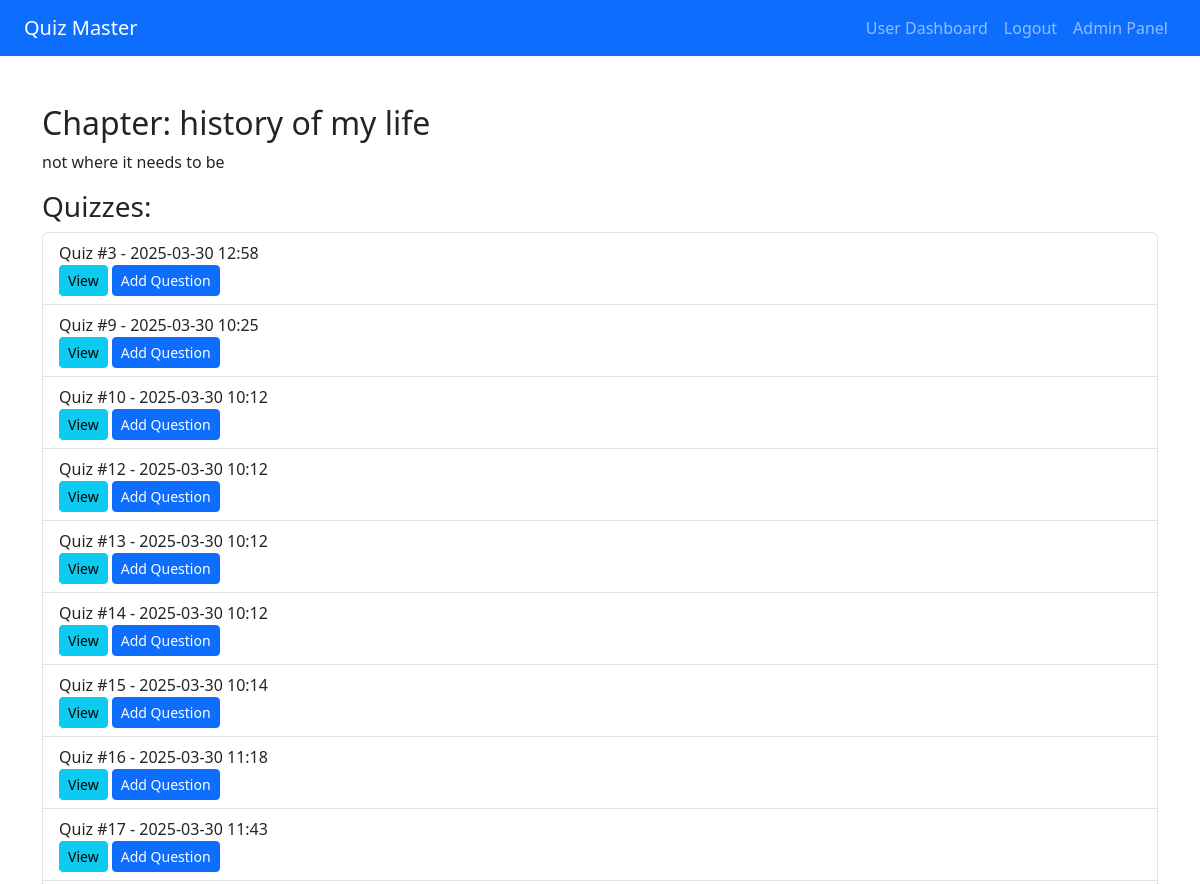
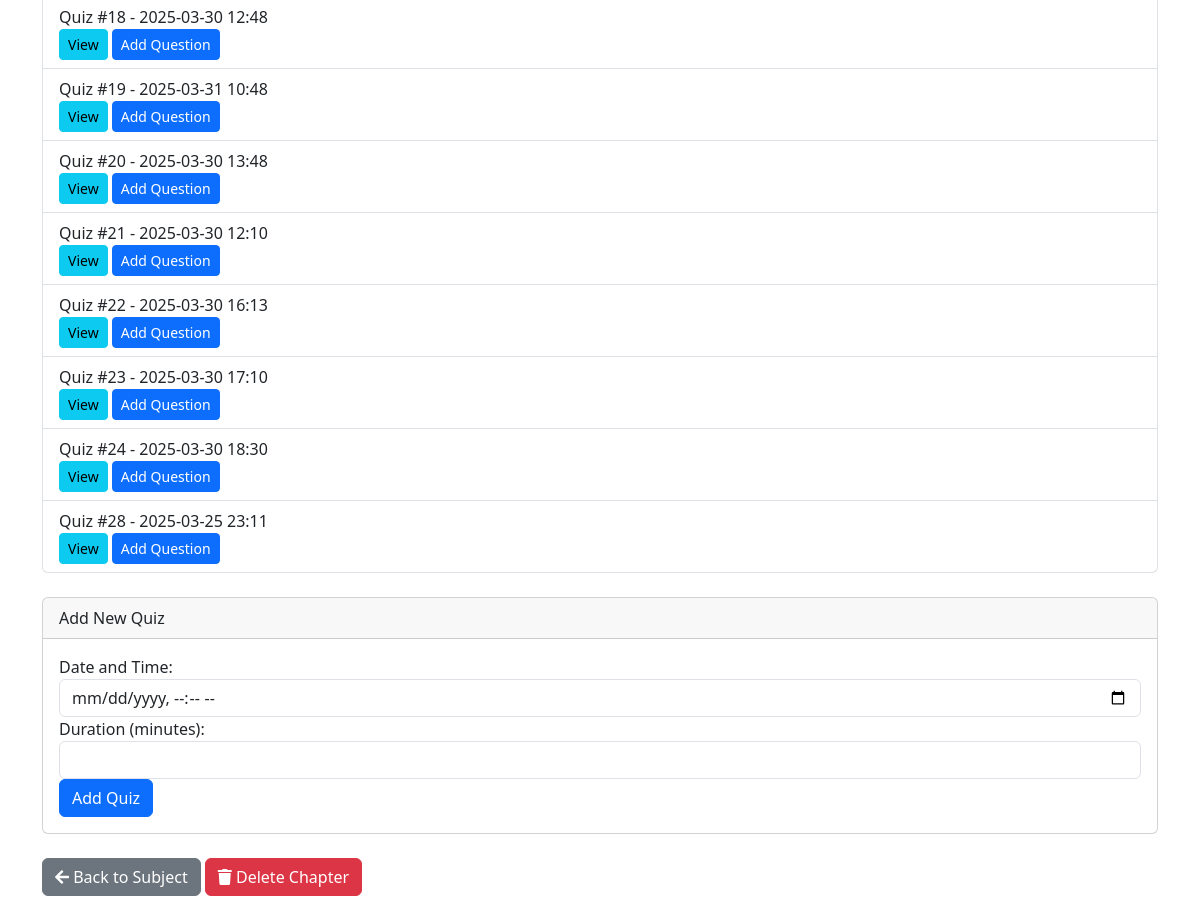
/view_chapter/4 (signed in), run on the app's committed database (2 pictures, top to bottom).
### models/models.py (models this page shows, shortened)
class Chapter(db.Model):
    id = db.Column(db.Integer, primary_key=True)
    subject_id = db.Column(db.Integer, db.ForeignKey('subject.id'))
    name = db.Column(db.String(100), nullable=False)
    description = db.Column(db.String(255))

class Quiz(db.Model):
    __tablename__ = 'quiz'
    id = db.Column(db.Integer, primary_key=True)
    date_of_quiz = db.Column(db.DateTime, nullable=False)
    duration = db.Column(db.Integer, nullable=False)
    chapter_id = db.Column(db.Integer, db.ForeignKey('chapter.id'), nullable=False)
    chapter = db.relationship('Chapter', backref=db.backref('quizzes', lazy=True))
    questions = db.relationship('Question', backref='quiz', lazy=True)

### controllers/admin.py (the view, shortened to what this page needs)
@admin_bp.route('/view_chapter/<int:id>', methods=['GET', 'POST'])
@login_required
def view_chapter(id):
    chapter = Chapter.query.get_or_404(id)
    quizzes = Quiz.query.filter_by(chapter_id=chapter.id).all()
    return render_template('view_chapter.html', chapter=chapter, quizzes=quizzes)

### templates/view_chapter.html
{% extends 'base.html' %}
{% block content %}
    <h2>Chapter: {{ chapter.name }}</h2>
    <p>{{ chapter.description }}</p>
    <h3>Quizzes:</h3>
    {% if quizzes %}
    <ul class="list-group mb-4">
        {% for quiz in quizzes %}
            <li class="list-group-item">
                Quiz #{{ quiz.id }} - {{ quiz.date_of_quiz.strftime('%Y-%m-%d %H:%M') }}
                <div class="float-right">
                    <a href="{{ url_for('admin.view_quiz', quiz_id=quiz.id) }}" class="btn btn-sm btn-info">View</a>
                    <a href="{{ url_for('admin.add_question', quiz_id=quiz.id) }}" class="btn btn-sm btn-primary">Add Question</a>
                </div>
            </li>
        {% endfor %}
    </ul>
    {% else %}
        <p>No quizzes available for this chapter.</p>
    {% endif %}
    <div class="card mb-4">
        <div class="card-header">Add New Quiz</div>
        <div class="card-body">
            <form method="POST" action="{{ url_for('admin.view_chapter', id=chapter.id) }}">
                <div class="form-group">
                    <label for="date_of_quiz">Date and Time:</label>
                    <input type="datetime-local" class="form-control" id="date_of_quiz" name="date_of_quiz" required>
                </div>
                <div class="form-group">
                    <label for="duration">Duration (minutes):</label>
                    <input type="number" class="form-control" id="duration" name="duration" required>
                </div>
                <button type="submit" class="btn btn-primary">Add Quiz</button>
            </form>
        </div>
    </div>
    <div class="mt-4">
        <a href="{{ url_for('admin.view_subject', subject_id=chapter.subject_id) }}" class="btn btn-secondary">
            <i class="fas fa-arrow-left"></i> Back to Subject
        </a>
        <form method="POST" action="{{ url_for('admin.delete_chapter', chapter_id=chapter.id) }}" class="d-inline">
            <button type="submit" class="btn btn-danger" onclick="return confirm('This will delete ALL quizzes and questions in this chapter. Continue?')">
                <i class="fas fa-trash"></i> Delete Chapter
            </button>
        </form>
    </div>
{% endblock %}

### data on the page
Chapter: name "history of my life", description "not where it needs to be"
Quiz: id "3", date_of_quiz "2025-03-30 12:58"
Quiz: id "9", date_of_quiz "2025-03-30 10:25"
Quiz: id "10", date_of_quiz "2025-03-30 10:12"
Quiz: id "12", date_of_quiz "2025-03-30 10:12"
Quiz: id "13", date_of_quiz "2025-03-30 10:12"
Quiz: id "14", date_of_quiz "2025-03-30 10:12"
Quiz: id "15", date_of_quiz "2025-03-30 10:14"
Quiz: id "16", date_of_quiz "2025-03-30 11:18"
Quiz: id "17", date_of_quiz "2025-03-30 11:43"
Quiz: id "18", date_of_quiz "2025-03-30 12:48"
Quiz: id "19", date_of_quiz "2025-03-31 10:48"
Quiz: id "20", date_of_quiz "2025-03-30 13:48"
Quiz: id "21", date_of_quiz "2025-03-30 12:10"
Quiz: id "22", date_of_quiz "2025-03-30 16:13"
Quiz: id "23", date_of_quiz "2025-03-30 17:10"
Quiz: id "24", date_of_quiz "2025-03-30 18:30"
Quiz: id "28", date_of_quiz "2025-03-25 23:11"
